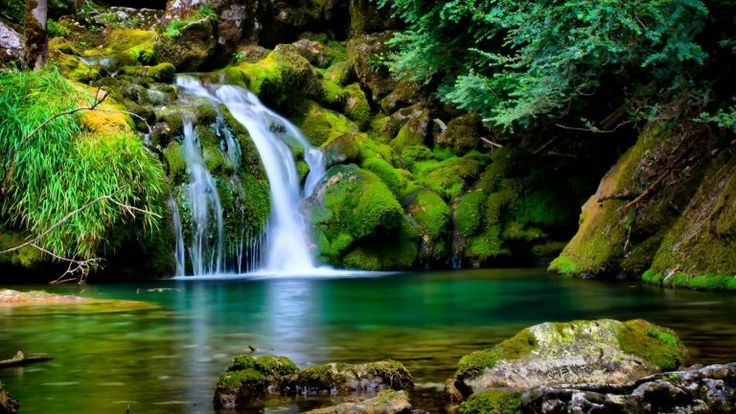
#> input picture img/nature.jpg, 736 x 414 px
$ python crop.py
#> lines starting #> are read from the running program, lines starting #| are printed output that depends on the picture
# crop image

import cv2
import numpy as np
import matplotlib.pyplot as plt

# reading image
img = cv2.imread('./img/nature.jpg')
#> img is the input picture: shape (414, 736, 3); mean B, G, R 44, 82.2, 62.7

# the left top part of an image is it's origin

# cropping image
# we can do simple numpy slicing to crop an image
# syntax -> imageName[ height axis, width axis]
img_crop = img[100:300,200:500]
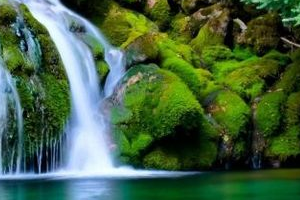
#> img_crop: shape (200, 300, 3); mean B, G, R 66.7, 99.2, 69.8

cv2.imshow('window',img_crop)
cv2.waitKey(0)

$ run again, with img/earth.jpeg copied over img/nature.jpg
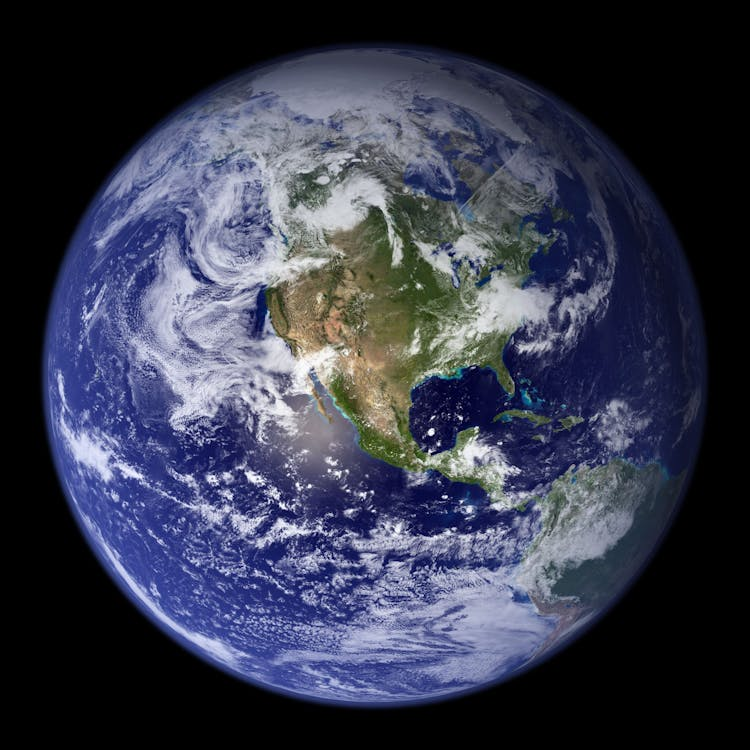
#> input picture img/earth.jpeg, 750 x 750 px
#> img is the input picture: shape (750, 750, 3); mean B, G, R 76.5, 58.3, 55
#> `img_crop = img[100:300,200:500]`:
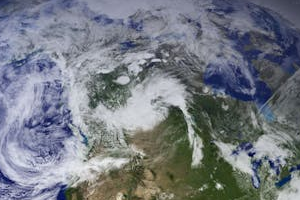
#> img_crop: shape (200, 300, 3); mean B, G, R 130, 121.5, 116.4
